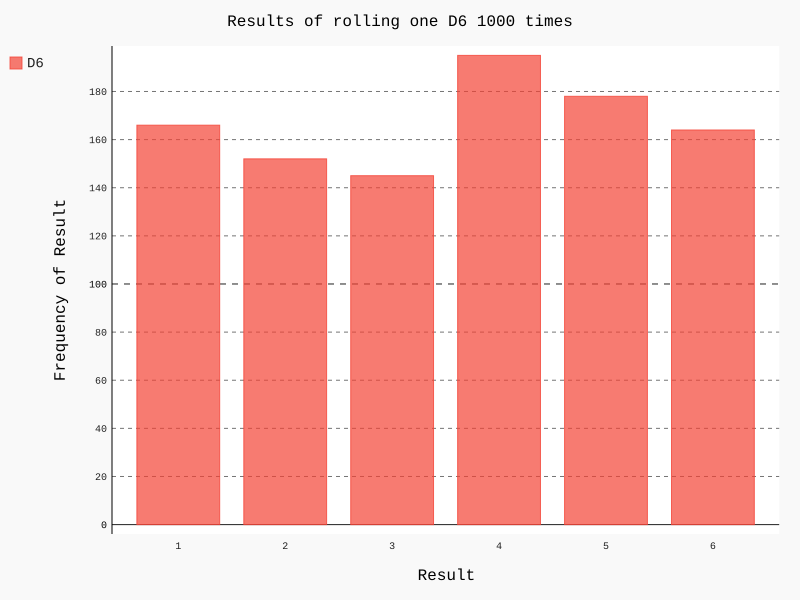

Recreate this plot in Python.
#! python3
# -*- coding:utf-8 -*-
from die import Die
import pygal

# 创建一个 D6
die = Die()

# 掷几次骰子，并将结果存储在列表中
results = []
for roll_num in range(1000):
    result = die.roll()
    results.append(result)

# print(results)

# 分析结果
frequencies = []
for value in range(1, die.num_sides+1):
    frequency = results.count(value)
    frequencies.append(frequency)

print(frequencies)

# 可视化结果
hist = pygal.Bar()
hist.title = "Results of rolling one D6 1000 times"
hist.x_labels = ['1', '2', '3', '4', '5', '6']
hist.x_title = "Result"
hist.y_title = "Frequency of Result"

hist.add('D6', frequencies)
hist.render_to_file('die_visual.svg')
